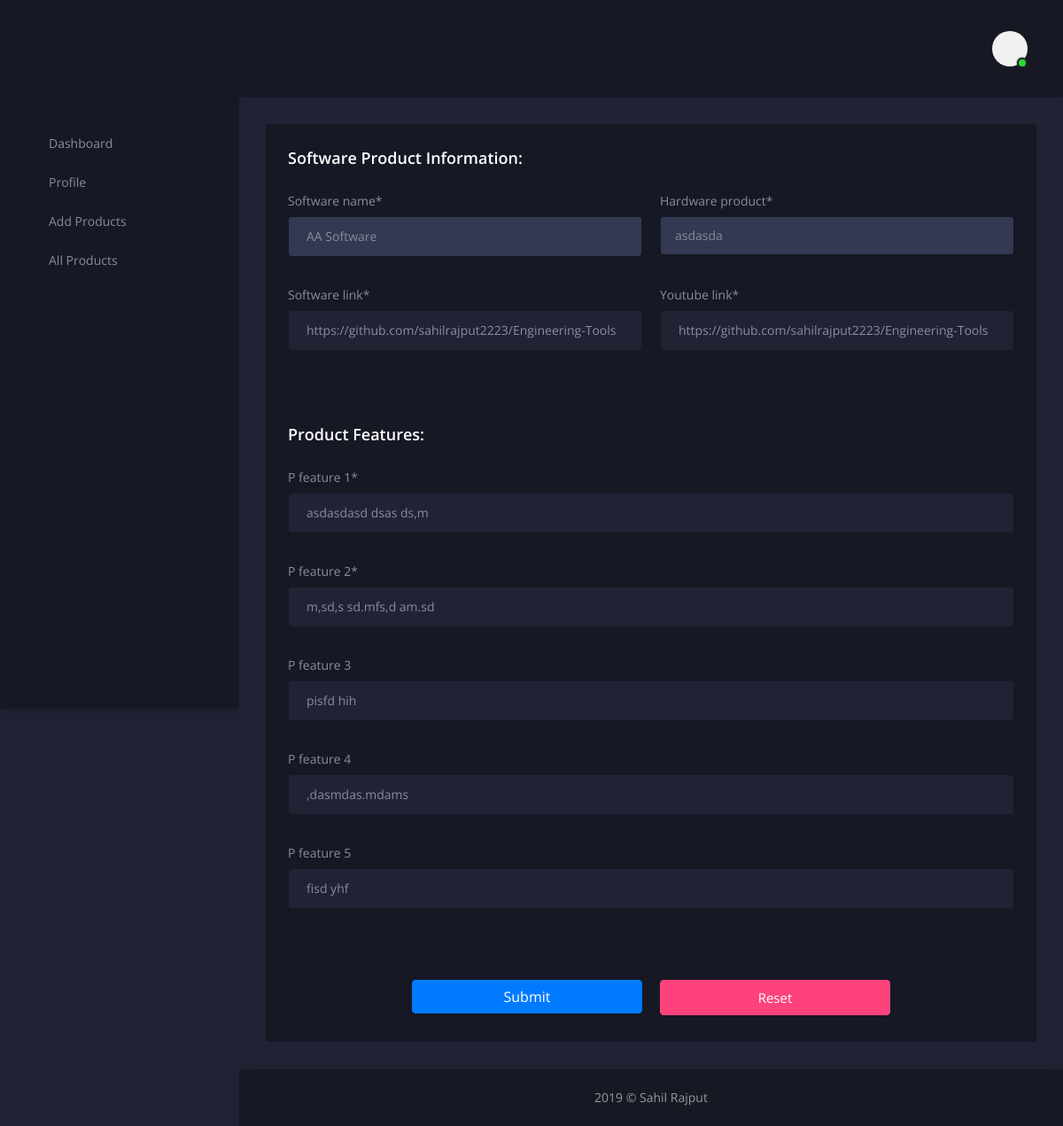
Page /Company/Edit_Software/6 on the committed database.
### Company/models.py (models this page shows, shortened)
class Product_software(models.Model):
    software_name = models.CharField(max_length = 50)
    company_id = models.CharField(max_length = 20)
    hardware_product = models.ForeignKey(Product_Hardware, on_delete=models.CASCADE)
    software_link = models.URLField()
    youtube_link = models.URLField()
    p_feature_1 = models.CharField(max_length=300)
    p_feature_2 = models.CharField(max_length=300)
    p_feature_3 = models.CharField(max_length=300, null=True, blank=True)
    p_feature_4 = models.CharField(max_length=300, null=True, blank=True)
    p_feature_5 = models.CharField(max_length=300, null=True, blank=True)
    creation_date = models.DateTimeField(auto_now_add=True)
    updated_date = models.DateTimeField(auto_now=True)

### Company/views.py (the view, shortened to what this page needs)
def Edit_Software_product_view(request, productId):
    temp = "Company/edit_software_product.html"
    Software_product = get_object_or_404(Product_software, pk=productId)
    form = Edit_Software_product_form(request.POST or None, request.FILES or None, instance=Software_product)
    return render(request, temp, {'product_software_form': form})

### Company/forms.py
class Edit_Software_product_form(forms.ModelForm):
    class Meta:
        model = Product_software
        fields = "__all__"
        widgets = {
            'software_name': forms.TextInput(attrs={'class': 'form-control', 'readonly': 'true'}),
            'hardware_product': forms.Select(attrs={'class':'form-control', 'readonly': 'true'}),
            'software_link': forms.TextInput(attrs={'class':'form-control'}),
            'youtube_link': forms.TextInput(attrs={'class':'form-control'}),
            'p_feature_1': forms.TextInput(attrs={'class':'form-control'}),
            'p_feature_2': forms.TextInput(attrs={'class':'form-control'}),
            'p_feature_3': forms.TextInput(attrs={'class':'form-control'}),
            'p_feature_4': forms.TextInput(attrs={'class':'form-control'}),
            'p_feature_5': forms.TextInput(attrs={'class':'form-control'}),
        }

### Company/models.py (called while the page is built)
    def __str__(self):
        return self.p_name

### Templates/Company/edit_software_product.html (shortened to what this page needs)
{% extends 'Company/header_footer.html' %}
{% load static %}
{% load crispy_forms_tags %}
{% block 'content' %}
        <div class="content-body">
            <div class="row mbn-50">
                <div class="col-xlg-12 col-12 mb-50">
                    <div class="row mbn-30">
                        <div class="col-xlg-12 col-lg-12 col-12 mb-30">
                            <div class="box">
                                <div class="box-body">
                                        <form method="POST" enctype="multipart/form-data">
                                        <div class="form">
                                            <div class="row row-10 mbn-20">
                                                <div class="col-sm-12 col-12 mb-20"><h4>Software Product Information: </h4></div>
                                                <div class="col-sm-6 col-12 mb-20">{{ product_software_form.software_name | as_crispy_field }}</div>
                                                <div class="col-sm-6 col-12 mb-20">{{ product_software_form.hardware_product | as_crispy_field }}</div>
                                                <div class="col-sm-6 col-12 mb-20">{{ product_software_form.software_link | as_crispy_field }}</div>
                                                <div class="col-sm-6 col-12 mb-20">{{ product_software_form.youtube_link | as_crispy_field }}</div>
                                                <div class="col-sm-12 col-12 mb-20"><br></div>
                                                <div class="col-sm-12 col-12 mb-20"><h4>Product Features: </h4></div>
                                                <div class="col-sm-12 col-12 mb-20">{{ product_software_form.p_feature_1 | as_crispy_field }}</div>
                                                <div class="col-sm-12 col-12 mb-20">{{ product_software_form.p_feature_2 | as_crispy_field }}</div>
                                                <div class="col-sm-12 col-12 mb-20">{{ product_software_form.p_feature_3 | as_crispy_field }}</div>
                                                <div class="col-sm-12 col-12 mb-20">{{ product_software_form.p_feature_4 | as_crispy_field }}</div>
                                                <div class="col-sm-12 col-12 mb-20">{{ product_software_form.p_feature_5 | as_crispy_field }}</div>
                                                <div class="col-sm-12 col-12 mb-20"><br></div>
                                                <div class="col-sm-2 col-12 mb-20"></div>
                                                <div class="col-sm-4 col-12 mb-20"><button value="submit" style="width:100%" class="btn  btn-primary">Submit</button></div>
                                                <div class="col-sm-4 col-12 mb-20"><input type="reset" style="width:100%" class="button button-danger " value="Reset"></div>
                                                <div class="col-sm-2 col-12 mb-20"></div>
                                            </div>
                                    </div>
                                    </form>
                                </div>
                            </div>
                        </div>
                    </div>
                </div>
            </div>
        </div>
{% endblock %}

### rows in the picture
Product_software: software_name "AA Software", hardware_product "asdasda", software_link "https://github.com/sahilrajput2223/Engineering-Tools", youtube_link "https://github.com/sahilrajput2223/Engineering-Tools", p_feature_1 "asdasdasd dsas ds,m", p_feature_2 "m,sd,s sd.mfs,d am.sd", p_feature_3 "pisfd hih", p_feature_4 ",dasmdas.mdams", p_feature_5 "fisd yhf"
